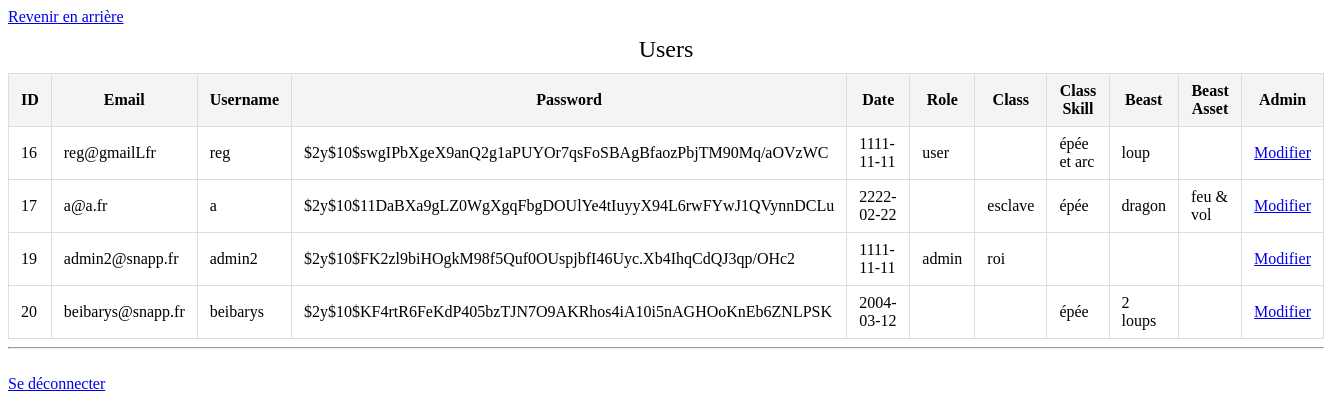
Screenshot of /admin/dashboard.php (signed in) with the database file from the repository.
### tables this page shows
CREATE TABLE IF NOT EXISTS `user` (
  `id` int(11) NOT NULL AUTO_INCREMENT,
  `email` varchar(255) NOT NULL,
  `username` varchar(255) NOT NULL,
  `password` varchar(255) NOT NULL,
  `class` varchar(255) NOT NULL,
  `date` date NOT NULL,
  `role` varchar(255) NOT NULL,
  PRIMARY KEY (`id`)
);

CREATE TABLE IF NOT EXISTS `class` (
  `idUser` int(11) NOT NULL,
  `name` varchar(255) NOT NULL,
  `skill` varchar(255) NOT NULL,
  PRIMARY KEY (`idUser`)
);

CREATE TABLE IF NOT EXISTS `beast` (
  `idUser` int(11) NOT NULL,
  `name` varchar(255) NOT NULL,
  `propertyName` varchar(255) NOT NULL,
  `asset` varchar(255) NOT NULL,
  PRIMARY KEY (`idUser`)
);

### admin/dashboard.php (the view, shortened to what this page needs)
<!DOCTYPE html>
<html lang="en">
<head>
    <link rel="stylesheet" href="../css/style.css">
</head>
<body>
    <a href="../index.php">Revenir en arrière</a>
    <table id="all">
        <caption>Users</caption>
        <thead>
            <tr>
                <th>ID</th>
                <th>Email</th>
                <th>Username</th>
                <th>Password</th>
                <th>Date</th>
                <th>Role</th>
                <th>Class</th>
                <th>Class Skill</th>
                <th>Beast</th>
                <th>Beast Asset</th>
                <th>Admin</th>
            </tr>
        </thead>
        <tbody>
            <?php
                require_once('../includes/db_connect.php');
                try {
                        $query = "
                            SELECT
                                user.id, user.email, user.username, user.password, user.date, user.role, user.class,
                                class.skill,
                                beast.name, beast.asset
                            FROM user
                            LEFT JOIN class ON user.id = class.idUser
                            LEFT JOIN beast ON user.id = beast.idUser;
                        ";
                        $req = $bdd->prepare($query);
                        $req->execute();
                        while($row = $req->fetch(PDO::FETCH_ASSOC)) {
                            echo "<tr>";
                            echo "<td>" . htmlspecialchars($row['id']) . "</td>";
                            echo "<td>" . htmlspecialchars($row['email']) . "</td>";
                            echo "<td>" . htmlspecialchars($row['username']) . "</td>";
                            echo "<td>" . htmlspecialchars($row['password']) . "</td>";
                            echo "<td>" . htmlspecialchars($row['date']) . "</td>";
                            echo "<td>" . htmlspecialchars($row['role']) . "</td>";
                            echo "<td>" . htmlspecialchars($row['class']) . "</td>";
                            echo "<td>" . htmlspecialchars($row['skill']) . "</td>";
                            echo "<td>" . htmlspecialchars($row['name']) . "</td>";
                            echo "<td>" . htmlspecialchars($row['asset']) . "</td>";
                            echo "<td><a href='4231.php?id=" . htmlspecialchars($row['id']) . "'>Modifier</a></td>";
                            echo "<tr>";
                        }
                } catch (PDOException $e) {
                    echo "Une erreur s'est produite lors de la récupération de la base de donnée : " . $e;
                }
                ?>
        </tbody>
    </table>
    <hr>
    <br>
    <a href="deconnexion.php">Se déconnecter</a>
</body>
</html>

### css/style.css (style rules this page uses)
table { width: 100%; border-collapse: collapse; }
th, td { padding: 8px 12px; border: 1px solid #ddd; }
th { background-color: #f4f4f4; }
caption { font-size: 1.5em; margin: 10px 0; }

### rows the page displays
user: id "16", email "reg@gmailLfr", username "reg", password "$2y$10$swgIPbXgeX9anQ2g1aPUYOr7qsFoSBAgBfaozPbjTM90Mq/aOVzWC", date "1111-11-11", role "user", class.skill "épée et arc", beast.name "loup"
user: id "17", email "a@a.fr", username "a", password "$2y$10$11DaBXa9gLZ0WgXgqFbgDOUlYe4tIuyyX94L6rwFYwJ1QVynnDCLu", date "2222-02-22", class "esclave", class.skill "épée", beast.name "dragon", beast.asset "feu & vol"
user: id "19", email "admin2@snapp.fr", username "admin2", password "$2y$10$FK2zl9biHOgkM98f5Quf0OUspjbfI46Uyc.Xb4IhqCdQJ3qp/OHc2", date "1111-11-11", role "admin", class "roi"
user: id "20", email "beibarys@snapp.fr", username "beibarys", password "$2y$10$KF4rtR6FeKdP405bzTJN7O9AKRhos4iA10i5nAGHOoKnEb6ZNLPSK", date "2004-03-12", class.skill "épée", beast.name "2 loups"
